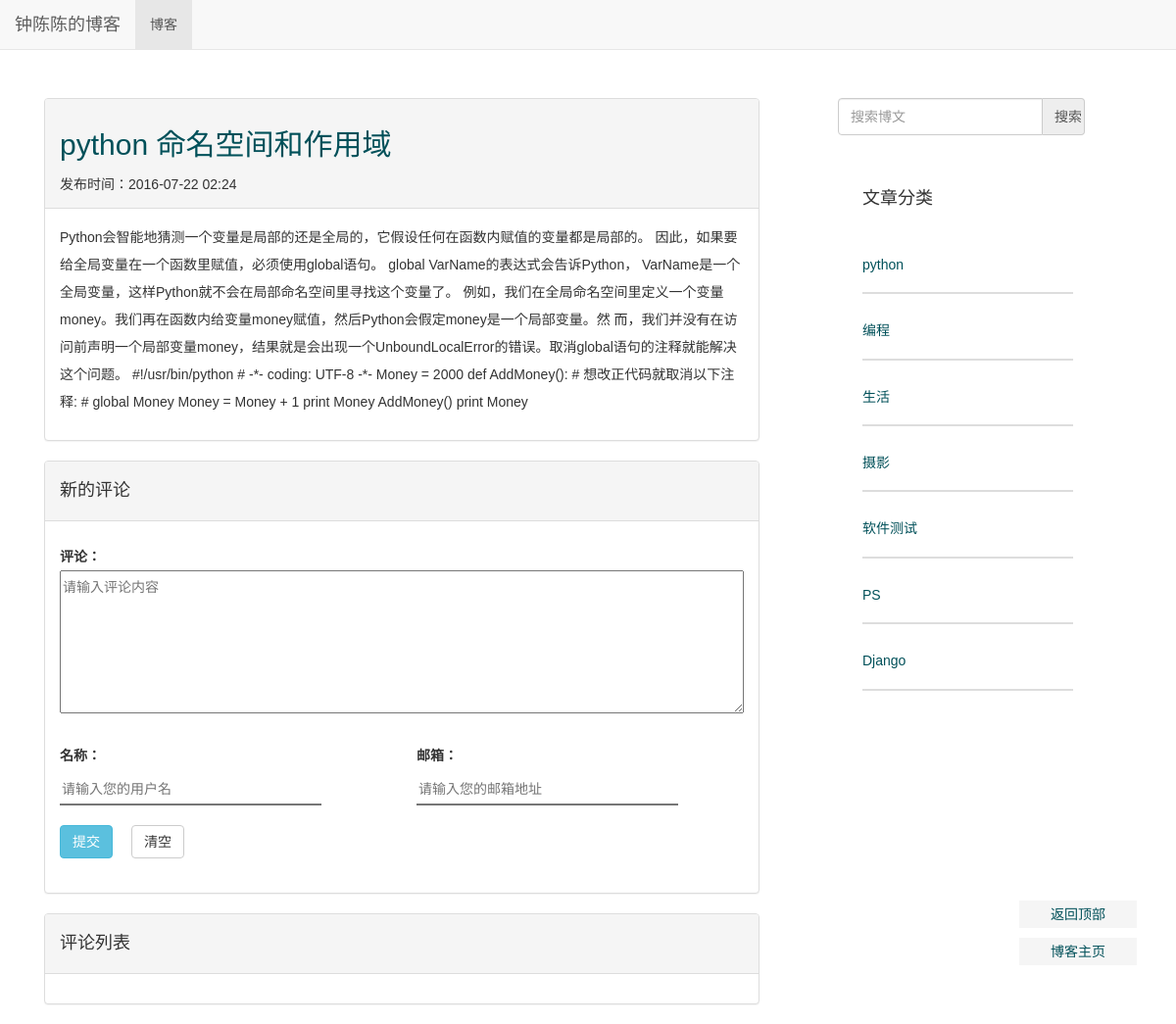
/blog/5/, run on the app's committed database.
### blog/models.py (models this page shows, shortened)
class Blog(models.Model):
    title = models.CharField(verbose_name='Title',max_length=32)
    author = models.CharField(verbose_name='Author', max_length=16)
    content=RichTextUploadingField('Content')
    created = models.DateTimeField(verbose_name='Pub_Date', auto_now_add=True)
    category = models.ForeignKey(Category, verbose_name='Category')
    tags = models.ManyToManyField(Tag, verbose_name='Tags')

class Category(models.Model):
    name = models.CharField('名称', max_length=16)

### blog/views.py (the view)
# urls.py: url(r'^(?P<blog_id>\d+)/$', views.get_detail, name='blog_get_detail'),
def get_detail(request, blog_id):
    try:
        blog = Blog.objects.get(id=blog_id)
    except Blog.DoesNotExist:
        raise Http404
    ctx ={
            'blog': blog,
            'categories':Category.objects.all(),
            }
    return render(request, 'blog-detail-new.html', ctx)

### django_comments/__init__.py (called while the page is built)
def get_comment_app_name():
    return getattr(settings, 'COMMENTS_APP', DEFAULT_COMMENTS_APP)

def get_model():
    if get_comment_app_name() != DEFAULT_COMMENTS_APP and hasattr(get_comment_app(), "get_model"):
        return get_comment_app().get_model()
    else:
        from django_comments.models import Comment
        return Comment

def get_form():
    from django_comments.forms import CommentForm
    """
    Returns the comment ModelForm class.
    """
    if get_comment_app_name() != DEFAULT_COMMENTS_APP and hasattr(get_comment_app(), "get_form"):
        return get_comment_app().get_form()
    else:
        return CommentForm

### django_comments/forms.py (called while the page is built)
    def generate_security_data(self):
        timestamp = int(time.time())
        security_dict = {
            'content_type': str(self.target_object._meta),
            'object_pk': str(self.target_object._get_pk_val()),
            'timestamp': str(timestamp),
            'security_hash': self.initial_security_hash(timestamp),
        }
        return security_dict

    def initial_security_hash(self, timestamp):
        initial_security_dict = {
            'content_type': str(self.target_object._meta),
            'object_pk': str(self.target_object._get_pk_val()),
            'timestamp': str(timestamp),
        }
        return self.generate_security_hash(**initial_security_dict)

    def generate_security_hash(self, content_type, object_pk, timestamp):
        info = (content_type, object_pk, timestamp)
        key_salt = "django.contrib.forms.CommentSecurityForm"
        value = "-".join(info)
        return salted_hmac(key_salt, value).hexdigest()

### django_comments/templatetags/comments.py (called while the page is built, shortened)
@register.tag
def get_comment_list(parser, token):
    return CommentListNode.handle_token(parser, token)

@register.tag
def get_comment_form(parser, token):
    return CommentFormNode.handle_token(parser, token)

    @classmethod
    def handle_token(cls, parser, token):
        tokens = token.split_contents()
        if tokens[1] != 'for':
            raise template.TemplateSyntaxError("Second argument in %r tag must be 'for'" % tokens[0])
        if len(tokens) == 5:
            if tokens[3] != 'as':
                raise template.TemplateSyntaxError("Third argument in %r must be 'as'" % tokens[0])
            return cls(
                object_expr=parser.compile_filter(tokens[2]),
                as_varname=tokens[4],
            )
        else:
            raise template.TemplateSyntaxError("%r tag requires 4 or 5 arguments" % tokens[0])

### blog/templates/blog-detail-new.html (shortened to what this page needs)
{% extends "blog_base.html" %}
{% block head %}
{% load staticfiles %}
<link rel="stylesheet" type="text/css" href="{% static 'blog/css/base.css' %}" />
<link rel="stylesheet" type="text/css" href="{% static 'blog/css/detail.css' %}" />
{% endblock%}
{% block content %}
        <div class="panel panel-default">
                <div class="panel-heading">
                          <div class="blog_header">
                                  <a href= "{% url 'blog_get_detail' blog.id %}"><h2>{{ blog.title }}</h2></a>
                                  <span>
                                      发布时间：{{ blog.created|date:"Y-m-d H:i" }}
                                  </span>
                          </div>
                 </div>
                 <div class="panel-body">
                          <div class="blog_content">
                                  <p> {{ blog.content|safe }}</p>
                           </div>
                 </div>
        </div>
        <div class="panel panel-default">
                <div class="panel-heading">
                        <h4>新的评论</h4>
                </div>
                <div class="panel-body">
                        <div class="row">
                                 <div class="col-md-12">
                                            {% load comments %}
                                            {% get_comment_form for blog as blog_form %}
                                           <form class="form-horizontal" onsubmit="return false;" method="post" id="comment_form">
                                            <div class="control-group">
                                                <label class="control-label" for="id_comment">评论： </label>
                                                <div class="comment_form_display">
                                                    <textarea class="input-xlarge id_comment" rows="5" id="id_comment" name="comment" placeholder="请输入评论内容"></textarea>
                                                </div>
                                            </div>
                                            <div   class="control-group">
                                                     <div class="row">
                                                            <div class="col-md-6">
                                                                    <label for="id_name">名称： </label>
                                                                    <input type="text" id="id_name" class="input-xlarge id_name" name="name" placeholder="请输入您的用户名" />
                                                            </div>
                                                            <div class="col-md-6">
                                                                    <label for="id_email">邮箱： </label>
                                                                    <input class="input-xlarge id_email" id="id_email" type="email" name="email" placeholder="请输入您的邮箱地址"  />
                                                            </div>
                                                    </div>
                                            </div>
                                            <div class="control-group">
                                                    <button id="submit_btn" class="btn btn-info submit_btn">提交</button>
                                                    <button id="delete_btn" class="btn btn-default delete_btn">清空</button>
                                            </div>
                                           </form>
                                  </div>
                        </div>
                </div>
        </div>
        <div class="panel panel-default">
                <div class="panel-heading">
                      <h4>评论列表</h4>
                </div>
                <div class="panel-body" >
                                {% get_comment_list for blog as comments %}
                </div>
        </div>
{% endblock %}

### blog/templates/blog_base.html (shortened to what this page needs)
<!DOCTYPE html>
<html>
<head>
        {% load staticfiles %}
        <link href="{% static 'blog/bootstrap/css/bootstrap.min.css' %}" rel="stylesheet">
     {% block head %}{% endblock %}
</head>
<body>
        <div class="navbar navbar-default navbar-fixed-top" role="navigation">
                 <div class="navbar-header">
                          <a class="navbar-brand" href="{% url 'blog_get_blogs' %}">钟陈陈的博客</a>
                 </div>
                 <div class="collapse navbar-collapse" id="example-navbar-collapse">
                         <ul class="nav navbar-nav">
                                  <li class="active">
                                           <a href="{% url 'blog_get_blogs' %}">博客</a>
                                  </li>
                         </ul>
                 </div>
        </div>
        <div class="container" id="top">
                <div class="row">
                        <div class="col-md-8">
                                 {% block content %}{% endblock %}
                        </div>
                        <div class="col-md-3 tags">
                                <form  action="{% url 'blog_search' %}" role="form" method="post">
                                        <div class="input-group">
                                             <input type="text" class="form-control" name="blog_search" placeholder="搜索博文"></input>
                                             <input  id="search-button" type="submit" class="input-group-addon" value="搜索"></input>
                                        </div>
                                </form>
                                <div class="panel panel-default">
                                        <div id="category_title" class="panel-body">
                                                <h4>文章分类</h4>
                                        </div>
                                        <div class="panel-body">
                                                <div class="category_content">
                                                        <ul>
                                                                {% for category in categories %}
                                                                <li class="category_item">
                                                                        <a href="{% url 'blog_get_category' category.id %}" >
                                                                                <h5> {{category.name}}</h5>
                                                                         </a>
                                                                </li>
                                                                 {% endfor %}
                                                        </ul>
                                                </div>
                                        </div>
                                </div>
                        </div>
                </div>
        </div>
	<div class="back_to_top">
		<a href="#top" target="_self">返回顶部</a>
		<a href="{%url 'blog_get_blogs' %}" target="_self">博客主页</a>
	</div>
</body>
</html>

### blog/static/blog/css/base.css (style rules this page uses)
body { font-family: Microsoft YaHei,'宋体' , Tahoma, Helvetica, Arial, sans-serif; }
a { color: #005059; }
ul ,li { list-style-type: none; padding-left: 0; }
.container { font-size: 14px; line-height: 2em; margin-top: 100px; width:95%; }
.col-md-8 { margin-right: 50px; }
#search-button { display: table-cell; height:38px; width:17%; }
.input-group { width:100%; margin-bottom: 30px; }
.input-group .form-control { width:82%; height:38px; }
.tags .panel,.tags .panel-default { border-style:none; box-shadow: none; }
.tags .panel-body { padding-left: 25px; border-style:none; }
.category_item { border-bottom-style: solid; border-bottom-width: 2px; border-bottom-color: #DDD; margin-bottom: 30px; padding-bottom: 10px; font-size:20px; }
.back_to_top { position:fixed; right:40px; bottom:50px; z-index:100; display:block; }
.back_to_top a { display:block; font-size:14px; color:##A0A0A0!important; background-color:#F5F5F5; width:120px; text-align:center; padding:4px; text-decoration:none; margin-bottom:10px; }

### blog/static/blog/css/detail.css (style rules this page uses)
.control-group { margin-bottom: 20px; }
.id_comment { width:100%!important; }
.id_name, .id_email { border-style: none; border-bottom-style:solid; border-bottom-width:2px; margin-right: 30px; width:80%; }
.submit_btn, .delete_btn { margin-right: 15px; }

### data on the page
Blog: title "python 命名空间和作用域", created "2016-07-22 02:24", content "Python会智能地猜测一个变量是局部的还是全局的，它假设任何在函数内赋值的变量都是局部的。 因此，如果要给全局变量在一个函数里赋值，必须使用global语句。 global VarName的表达式会告诉Python， VarName是一个全局变量，这样Python就不会在局部命名空间里寻找这个变量了。 例如，我们在全局命名空间里定义一个变量money。我们再在函数内给变量money赋值，然后Python会假定money是一个局部变量。然 而，我们并没有在访问前声明一个局部变量money，结果就是会出现一个UnboundLocalError的错误。取消global语句的注释就能解决 这个问题。 #!/usr/bin/python # -*- coding: UTF-8 -*- Money = 2000 def AddMoney(): # 想改正代码就取消以下注释: # global Money Money = Money + 1 print Money AddMoney() print Money"
Category: name "python"
Category: name "编程"
Category: name "生活"
Category: name "摄影"
Category: name "软件测试"
Category: name "PS"
Category: name "Django"
